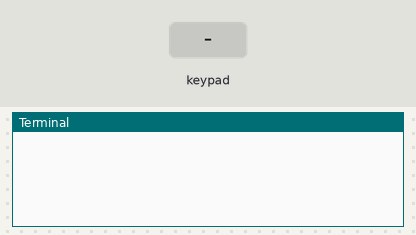
This program was run on a simulated Raspberry Pi (BCM pin numbers). Parts: the last lines printed to the terminal. The test bench sets the inputs (shaded band).

Above: at 1.2 s.
1.3 s: key 'A' pressed
At 1.7 s:
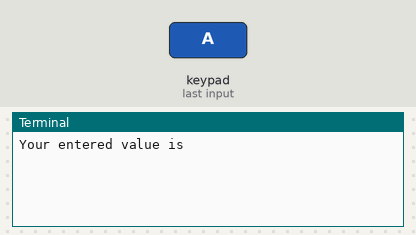
2.8 s: keypad keys 1 2 A pressed 0.4 s apart
At 4.8 s:
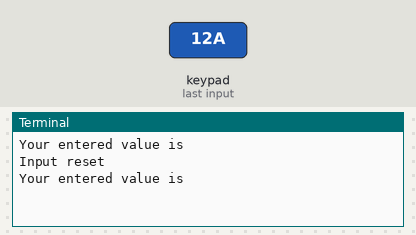
5.5 s: keypad keys 2 5 A pressed 0.4 s apart
At 6.9 s:
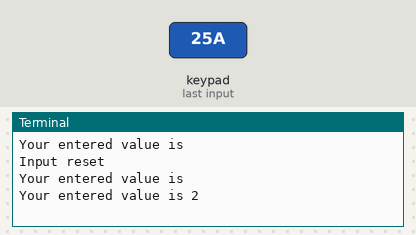

Measured:
- after the input at 1.3 s, the terminal: prints a new line at once (image 1)
- after the input at 2.8 s, the terminal: prints a new line after 0.81 s (image 2)
- after the input at 5.5 s, the terminal: prints a new line after 0.81 s (image 3)

The program:

TestKeypad.py
```python
# This example is a hello world example
# for using a keypad with the Raspberry Pi


import RPi.GPIO as GPIO
from time import sleep


L1 = 5
L2 = 6
L3 = 13
L4 = 19


C1 = 12
C2 = 16
C3 = 20
C4 = 21


GPIO.setwarnings(False)
GPIO.setmode(GPIO.BCM)


GPIO.setup(L1, GPIO.OUT)
GPIO.setup(L2, GPIO.OUT)
GPIO.setup(L3, GPIO.OUT)
GPIO.setup(L4, GPIO.OUT)


GPIO.setup(C1, GPIO.IN, pull_up_down=GPIO.PUD_DOWN)
GPIO.setup(C2, GPIO.IN, pull_up_down=GPIO.PUD_DOWN)
GPIO.setup(C3, GPIO.IN, pull_up_down=GPIO.PUD_DOWN)
GPIO.setup(C4, GPIO.IN, pull_up_down=GPIO.PUD_DOWN)

keypadPressed = -1
input =""

def keypadCallback(channel):
    global keypadPressed

    if (keypadPressed == -1):
        keypadPressed = channel

GPIO.add_event_detect(C1, GPIO.RISING, callback=keypadCallback)
GPIO.add_event_detect(C2, GPIO.RISING, callback=keypadCallback)
GPIO.add_event_detect(C3, GPIO.RISING, callback=keypadCallback)
GPIO.add_event_detect(C4, GPIO.RISING, callback=keypadCallback)

def setAllLines(state):
    GPIO.output(L1, state)
    GPIO.output(L2, state)
    GPIO.output(L3, state)
    GPIO.output(L4, state)

def specialKeyPress():
    global input
    pressed = False

    GPIO.output(L3, GPIO.HIGH)

    if (GPIO.input(C4) == 1):
        print("Input reset")
        pressed = True

    GPIO.output(L3, GPIO.LOW)

    GPIO.output(L1, GPIO.HIGH)

    if (not pressed and GPIO.input(C4) ==1):
        print("Your entered value is "+input)
        pressed = True

    GPIO.output(L1, GPIO.LOW)

    if(pressed):
        input =""

    return pressed


def readLine(line, characters):
    global input
    GPIO.output(line, GPIO.HIGH)
    if(GPIO.input(C1) == 1):
        sleep(0.3)
        input = input + characters[0]
    if(GPIO.input(C2) == 1):
        sleep(0.3)
        input = input + characters[1]
    if(GPIO.input(C3) == 1):
        sleep(0.3)
        input = input + characters[2]
    if(GPIO.input(C4) == 1):
        sleep(0.3)
        input = input + characters[3]
    GPIO.output(line, GPIO.LOW)


try:
    while True:
        if(keypadPressed != -1):
            setAllLines(GPIO.HIGH)
            if(GPIO.input(keypadPressed) == 0):
                keypadPressed = -1

            else:
                sleep(0.1)
        else:
            if(not specialKeyPress()):
                readLine(L1, ["1","2","3","A"])
                readLine(L2, ["4","5","6","B"])
                readLine(L3, ["7","8","9","C"])
                readLine(L4, ["*","0","#","D"])
                sleep(0.1)
            else:
                sleep(0.1)

except KeyboardInterrupt:
    print("\nApplication stopped!")
```
